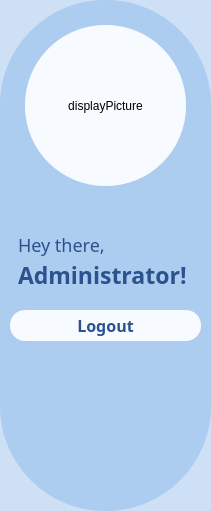
     <widget class="QFrame" name="userHomeHelloBarAUP">
      <property name="geometry">
       <rect>
        <x>0</x>
        <y>430</y>
        <width>211</width>
        <height>511</height>
       </rect>
      </property>
      <property name="styleSheet">
       <string notr="true">background: rgba(104, 160, 229, 0.33);
border-radius: 105px;</string>
      </property>
      <property name="frameShape">
       <enum>QFrame::StyledPanel</enum>
      </property>
      <property name="frameShadow">
       <enum>QFrame::Raised</enum>
      </property>
      <widget class="QLabel" name="displayPictureAUP">
       <property name="geometry">
        <rect>
         <x>25</x>
         <y>25</y>
         <width>161</width>
         <height>161</height>
        </rect>
       </property>
       <property name="styleSheet">
        <string notr="true">background: rgba(248, 251, 255, 0.99);
border-radius: 80px;</string>
       </property>
       <property name="text">
        <string>displayPicture</string>
       </property>
       <property name="alignment">
        <set>Qt::AlignCenter</set>
       </property>
      </widget>
      <widget class="QLabel" name="labelAdminAUP">
       <property name="geometry">
        <rect>
         <x>18</x>
         <y>259</y>
         <width>191</width>
         <height>31</height>
        </rect>
       </property>
       <property name="font">
        <font>
         <family>Arial Rounded MT Bold</family>
         <pointsize>-1</pointsize>
         <weight>62</weight>
         <bold>true</bold>
        </font>
       </property>
       <property name="styleSheet">
        <string notr="true">color: #2B528C;
font-weight: 500;
font-size: 23px;
background: rgba(104, 160, 229, 0.00);</string>
       </property>
       <property name="text">
        <string>Administrator!</string>
       </property>
      </widget>
      <widget class="QLabel" name="labelHeyThereAUP">
       <property name="geometry">
        <rect>
         <x>18</x>
         <y>229</y>
         <width>101</width>
         <height>31</height>
        </rect>
       </property>
       <property name="font">
        <font>
         <family>Avenir Next</family>
         <pointsize>-1</pointsize>
         <weight>50</weight>
         <bold>false</bold>
        </font>
       </property>
       <property name="styleSheet">
        <string notr="true">color: #2B528C;
font-weight: 400;
font-size: 18px;
background: rgba(104, 160, 229, 0.00);</string>
       </property>
       <property name="text">
        <string>Hey there,</string>
       </property>
      </widget>
      <widget class="QPushButton" name="pbLogoutAUP">
       <property name="geometry">
        <rect>
         <x>10</x>
         <y>310</y>
         <width>191</width>
         <height>31</height>
        </rect>
       </property>
       <property name="font">
        <font>
         <family>Arial Rounded MT Bold</family>
         <pointsize>-1</pointsize>
         <weight>62</weight>
         <bold>true</bold>
        </font>
       </property>
       <property name="styleSheet">
        <string notr="true">QPushButton{
color: #2B528C;
font-weight: 500;
border-radius: 15px;
background:  rgba(248, 251, 255, 0.99);
font-size: 16px; 
}
QPushButton:hover
{
background:  rgba(248, 251, 255, 0.55);
border-color: rgba(104, 160, 229, 0.88);
font-size: 16px;
color: #2B528C;
}</string>
       </property>
       <property name="text">
        <string>Logout</string>
       </property>
      </widget>
     </widget>
